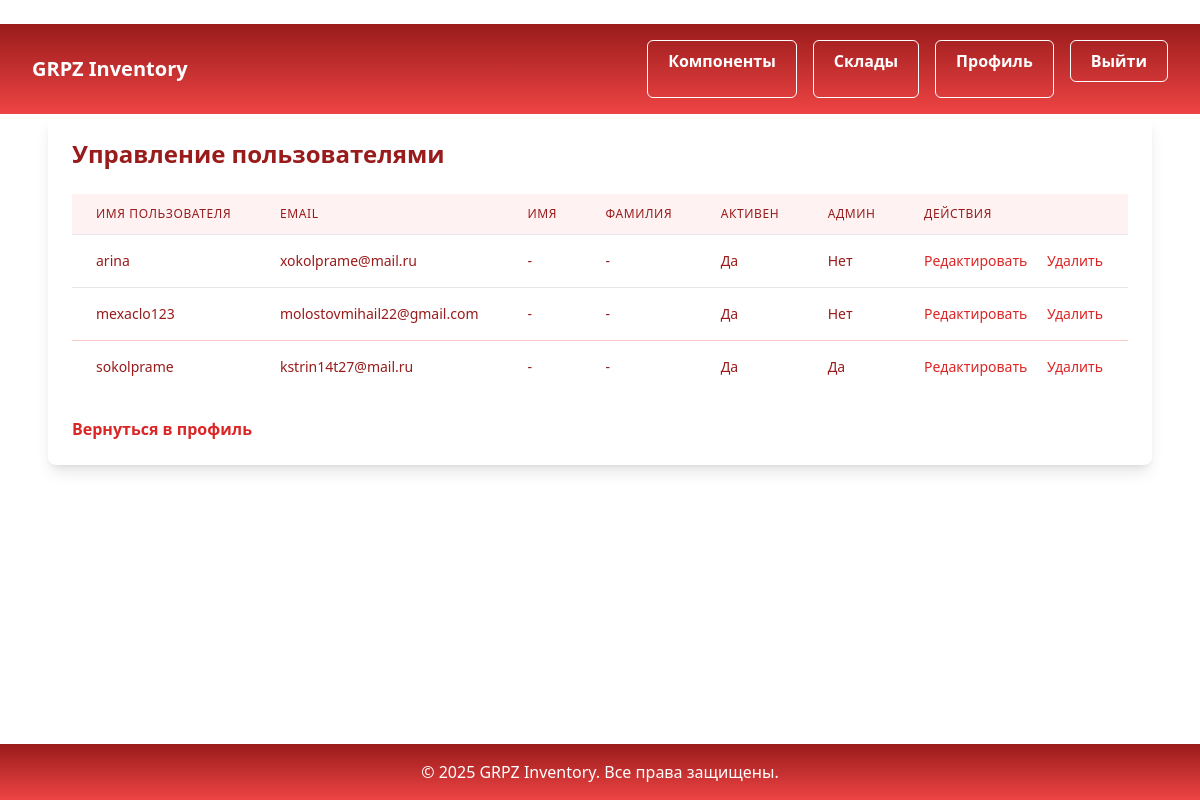
Page /users/admin/users/ (signed in) on the earlier database version.
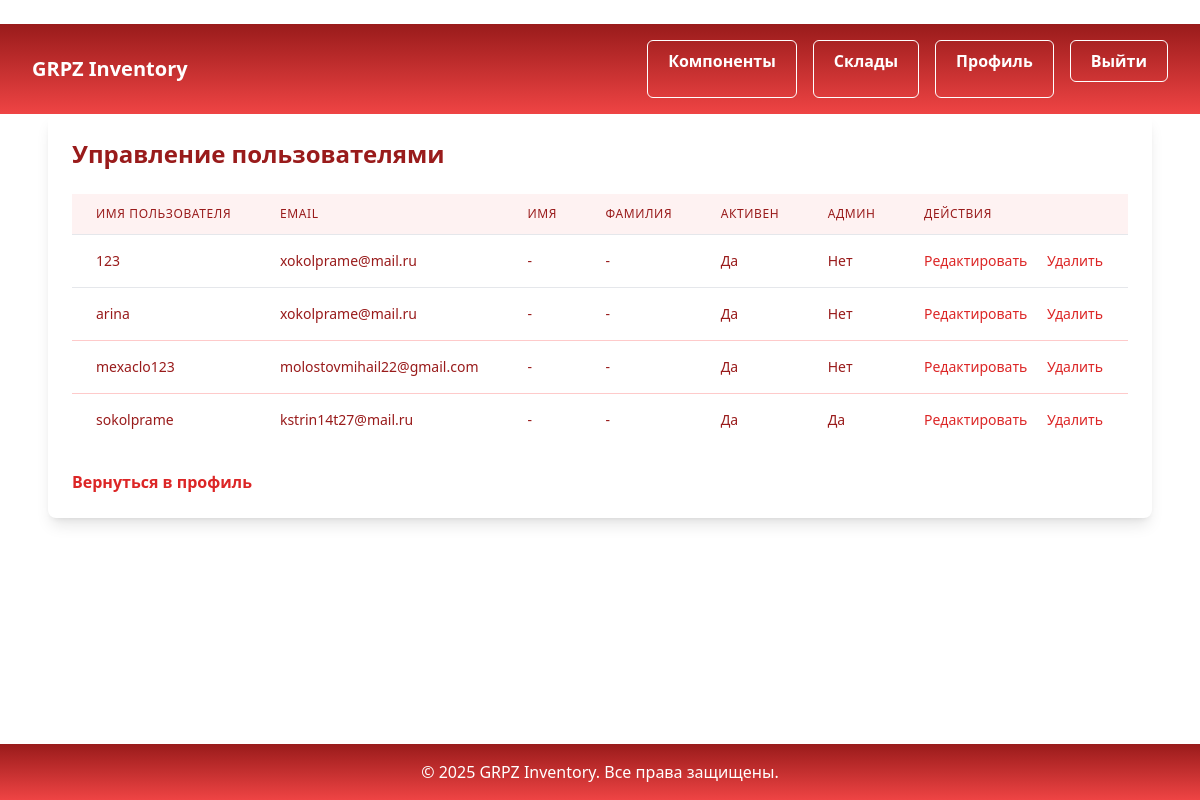
Same page on the later database version.
### users/models.py (models this page shows, shortened)
class User(AbstractUser):
    ROLE_CHOICES = [
        ('admin', 'Администратор'),
        ('manager', 'Менеджер'),
        ('engineer', 'Инженер'),
        ('warehouse_worker', 'Кладовщик'),
        ('custom', 'Кастомная роль'),
    ]
    role = models.CharField(max_length=20, choices=ROLE_CHOICES, default='manager', verbose_name='Роль')
    telegram_id = models.CharField(max_length=50, blank=True, null=True, unique=True, verbose_name='Telegram ID')
    is_2fa_enabled = models.BooleanField(default=False, verbose_name='Включена двухфакторная аутентификация')
    class Meta:
        verbose_name = 'Пользователь'
        verbose_name_plural = 'Пользователи'

### users/views.py (the view)
# urls.py: path('admin/users/', views.user_list, name='user_list'),
@login_required
@user_passes_test(is_admin)
def user_list(request):
    users = User.objects.all().order_by('username')
    return render(request, 'users/admin/user_list.html', {'users': users})

### users/views.py (called while the page is built)
def is_admin(user):
    return user.is_staff or user.is_superuser

### users/templates/users/admin/user_list.html (shortened to what this page needs)
﻿{% extends 'base.html' %}
{% block content %}
<div class="rounded-lg bg-white p-6 shadow-lg">
    <h1 class="mb-6 text-2xl font-extrabold text-red-800">Управление пользователями</h1>
    <div class="overflow-x-auto">
        <table class="min-w-full divide-y divide-red-200">
            <thead class="bg-red-50">
                <tr>
                    <th class="px-6 py-3 text-left text-xs font-medium tracking-wider text-red-800 uppercase">Имя пользователя</th>
                    <th class="px-6 py-3 text-left text-xs font-medium tracking-wider text-red-800 uppercase">Email</th>
                    <th class="px-6 py-3 text-left text-xs font-medium tracking-wider text-red-800 uppercase">Имя</th>
                    <th class="px-6 py-3 text-left text-xs font-medium tracking-wider text-red-800 uppercase">Фамилия</th>
                    <th class="px-6 py-3 text-left text-xs font-medium tracking-wider text-red-800 uppercase">Активен</th>
                    <th class="px-6 py-3 text-left text-xs font-medium tracking-wider text-red-800 uppercase">Админ</th>
                    <th class="px-6 py-3 text-left text-xs font-medium tracking-wider text-red-800 uppercase">Действия</th>
                </tr>
            </thead>
            <tbody class="divide-y divide-red-200 bg-white">
                {% for user in users %}
                <tr class="hover:bg-red-50">
                    <td class="px-6 py-4 text-sm whitespace-nowrap text-red-800">{{ user.username }}</td>
                    <td class="px-6 py-4 text-sm whitespace-nowrap text-red-800">{{ user.email|default:"Не указан" }}</td>
                    <td class="px-6 py-4 text-sm whitespace-nowrap text-red-800">{{ user.first_name|default:"-" }}</td>
                    <td class="px-6 py-4 text-sm whitespace-nowrap text-red-800">{{ user.last_name|default:"-" }}</td>
                    <td class="px-6 py-4 text-sm whitespace-nowrap text-red-800">{{ user.is_active|yesno:"Да,Нет" }}</td>
                    <td class="px-6 py-4 text-sm whitespace-nowrap text-red-800">{{ user.is_staff|yesno:"Да,Нет" }}</td>
                    <td class="px-6 py-4 text-sm whitespace-nowrap">
                        <a href="{% url 'users:user_edit' user.id %}" class="mr-4 text-red-600 hover:text-red-900">Редактировать</a>
                        <a href="{% url 'users:user_delete' user.id %}" class="text-red-600 hover:text-red-900">Удалить</a>
                    </td>
                </tr>
                {% empty %}
                <tr>
                    <td colspan="7" class="px-6 py-4 text-center text-sm text-red-800">Пользователи отсутствуют.</td>
                </tr>
                {% endfor %}
            </tbody>
        </table>
    </div>
    <a href="{% url 'users:profile' %}" class="mt-6 inline-block font-semibold text-red-600 hover:text-red-900">Вернуться в профиль</a>
</div>
{% endblock %}

Differences in the rows shown:
added User: username "123", email "xokolprame@mail.ru", first_name "-", last_name "-", is_active "Да", is_staff "Нет"
